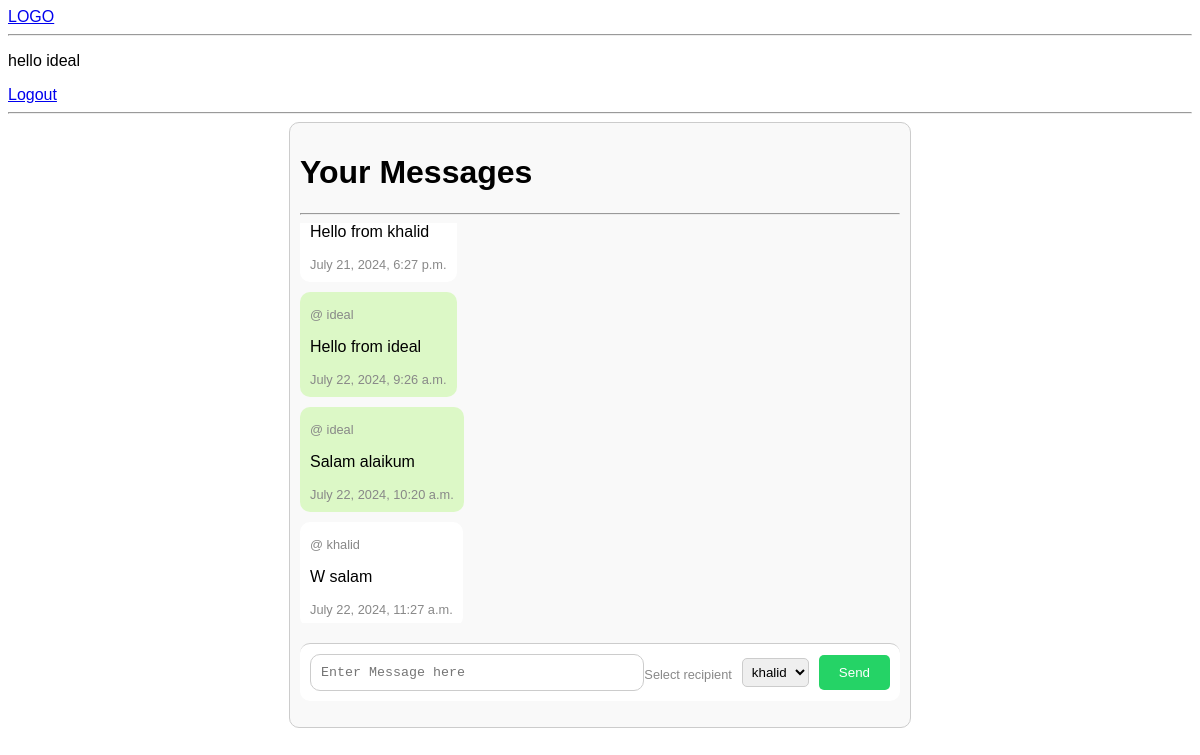
The app's page / (signed in) with its own data.
### home/models.py (models this page shows, shortened)
class Message(models.Model):
    sender = models.ForeignKey(User, on_delete=models.CASCADE, related_name='sent_messages')
    recipient = models.ForeignKey(User, on_delete=models.CASCADE, related_name='received_messages', null=True)
    content = models.TextField()
    updated = models.DateTimeField(auto_now=True, null=True)
    created = models.DateTimeField(auto_now_add=True, null=True)
    class Meta:
        ordering =  ['updated', 'created']

### home/views.py (the view)
# urls.py: 2. Add a URL to urlpatterns:  path('', views.home, name='home')
@login_required(login_url='/login')
def home(request):
     user = request.user
     users = User.objects.exclude(id=request.user.id)
     sents = Message.objects.filter(sender=user)
     rec = Message.objects.filter(recipient=user)
     msgs = Message.objects.filter(Q(sender=user) | Q(recipient=user)).order_by('created')
     if request.method == 'POST':
        recipient_id = request.POST['recipient']
        content = request.POST['content']
        recipient = User.objects.get(id=recipient_id)
        chat = Message(sender=request.user, content=content, recipient=recipient)
        chat.save()
     context = {'sents': sents, 'users': users, 'rec': rec, 'msgs': msgs}
     return render(request, 'home.html', context)

### templates/home.html (shortened to what this page needs)
<html>
<head>
    {% include 'navbar.html' %}
</head>
<body>
    <div class="chat-container">
        <h1>Your Messages</h1><hr>
        <div class="messages">
            {% for msg in msgs %}
                <div class="message {% if msg.sender == user %}sent{% else %}received{% endif %}">
                    <div class="message-content">
                        <div class="timestamp">@ {{msg.sender}}</div>
                        <p id="write-message">{{ msg.content }}</p>
                        <div class="timestamp">{{ msg.created }}</div>
                    </div>
                </div>
            {% endfor %}
        </div>
        <form method="POST" action="" class="chat-input">
            <textarea name="content" placeholder="Enter Message here"  rows="1" ></textarea>
            <div class="timestamp">Select recipient</div>
            <select name="recipient" id="recipient" required >
                {% for user in users %}
                <option value="{{user.id}}"> {{user.username}}</option>
                {% endfor %}
            </select>
            <button type="Submit" value="Submit">Send</button>
        </form>
    </div>
</body>
</html>

### templates/navbar.html
<a href="/">LOGO</a>
<hr>
{% if request.user.is_authenticated %}
<p>hello {{request.user}}</p>
<a href="{% url 'logout' %}">Logout</a>
{% else %}
<a href="{% url 'login' %}">Login</a>
{% endif %}
<hr>

### templates/home.html (style rules this page uses)
body { font-family: Arial, sans-serif; }
.chat-container { max-width: 600px; margin: 0 auto; padding: 10px; border: 1px solid #ccc; border-radius: 10px; background-color: #f9f9f9; }
.messages { max-height: 400px; overflow-y: auto; margin-bottom: 20px; }
.message { display: flex; margin-bottom: 10px; }
.message-content { padding: 10px; border-radius: 10px; max-width: 70%; }
.message.sent .message-content { background-color: #dcf8c6; align-self: flex-end; }
.message.received .message-content { background-color: #fff; align-self: flex-start; }
.timestamp { font-size: 0.8em; color: #888; margin-top: 5px; }
.chat-input { display: flex; align-items: center; border-top: 1px solid #ccc; padding: 10px; background-color: #fff; border-radius: 10px; }
.chat-input textarea { flex: 1; padding: 10px; border: 1px solid #ccc; border-radius: 10px; resize: none; }
.chat-input select { margin-left: 10px; padding: 5px; border: 1px solid #ccc; border-radius: 5px; }
.chat-input button { margin-left: 10px; padding: 10px 20px; background-color: #25d366; border: none; border-radius: 5px; color: white; cursor: pointer; }

### records on screen
Message: content "Hello from khalid", created "July 21, 2024, 6:27 p.m."
Message: sender "ideal", content "Hello from ideal", created "July 22, 2024, 9:26 a.m."
Message: sender "ideal", content "Salam alaikum", created "July 22, 2024, 10:20 a.m."
Message: sender "khalid", content "W salam", created "July 22, 2024, 11:27 a.m."

### other values on screen
{{ request.user }} "ideal"
form field recipient "khalid"
